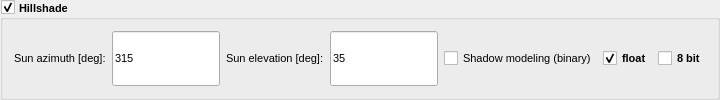
                  <widget class="QGroupBox" name="group_hillshade">
                   <property name="sizePolicy">
                    <sizepolicy hsizetype="Preferred" vsizetype="Preferred">
                     <horstretch>0</horstretch>
                     <verstretch>0</verstretch>
                    </sizepolicy>
                   </property>
                   <property name="font">
                    <font>
                     <pointsize>8</pointsize>
                     <weight>75</weight>
                     <bold>true</bold>
                    </font>
                   </property>
                   <property name="acceptDrops">
                    <bool>false</bool>
                   </property>
                   <property name="accessibleDescription">
                    <string>hillshading</string>
                   </property>
                   <property name="autoFillBackground">
                    <bool>false</bool>
                   </property>
                   <property name="title">
                    <string>Hillshade</string>
                   </property>
                   <property name="alignment">
                    <set>Qt::AlignLeading|Qt::AlignLeft|Qt::AlignVCenter</set>
                   </property>
                   <property name="flat">
                    <bool>false</bool>
                   </property>
                   <property name="checkable">
                    <bool>true</bool>
                   </property>
                   <property name="checked">
                    <bool>true</bool>
                   </property>
                   <layout class="QHBoxLayout" name="horizontalLayout_8" stretch="0,0,0">
                    <item>
                     <layout class="QHBoxLayout" name="horizontalLayout_48">
                      <item>
                       <widget class="QLabel" name="label_49">
                        <property name="sizePolicy">
                         <sizepolicy hsizetype="Preferred" vsizetype="Preferred">
                          <horstretch>0</horstretch>
                          <verstretch>0</verstretch>
                         </sizepolicy>
                        </property>
                        <property name="font">
                         <font>
                          <pointsize>8</pointsize>
                          <weight>50</weight>
                          <bold>false</bold>
                         </font>
                        </property>
                        <property name="text">
                         <string>Sun azimuth [deg]:</string>
                        </property>
                       </widget>
                      </item>
                      <item>
                       <widget class="QLineEdit" name="line_hs_sun_azi">
                        <property name="sizePolicy">
                         <sizepolicy hsizetype="Preferred" vsizetype="Preferred">
                          <horstretch>0</horstretch>
                          <verstretch>0</verstretch>
                         </sizepolicy>
                        </property>
                        <property name="font">
                         <font>
                          <pointsize>8</pointsize>
                          <weight>50</weight>
                          <bold>false</bold>
                         </font>
                        </property>
                        <property name="accessibleDescription">
                         <string>sun_azimuth</string>
                        </property>
                        <property name="inputMask">
                         <string>009</string>
                        </property>
                        <property name="text">
                         <string>315</string>
                        </property>
                        <property name="maxLength">
                         <number>3</number>
                        </property>
                        <property name="frame">
                         <bool>true</bool>
                        </property>
                        <property name="placeholderText">
                         <string/>
                        </property>
                        <property name="clearButtonEnabled">
                         <bool>false</bool>
                        </property>
                       </widget>
                      </item>
                      <item>
                       <widget class="QLabel" name="label_48">
                        <property name="sizePolicy">
                         <sizepolicy hsizetype="Preferred" vsizetype="Preferred">
                          <horstretch>0</horstretch>
                          <verstretch>0</verstretch>
                         </sizepolicy>
                        </property>
                        <property name="font">
                         <font>
                          <pointsize>8</pointsize>
                          <weight>50</weight>
                          <bold>false</bold>
                         </font>
                        </property>
                        <property name="text">
                         <string>Sun elevation [deg]:</string>
                        </property>
                       </widget>
                      </item>
                      <item>
                       <widget class="QLineEdit" name="line_hs_sun_el">
                        <property name="sizePolicy">
                         <sizepolicy hsizetype="Preferred" vsizetype="Preferred">
                          <horstretch>0</horstretch>
                          <verstretch>0</verstretch>
                         </sizepolicy>
                        </property>
                        <property name="font">
                         <font>
                          <pointsize>8</pointsize>
                          <weight>50</weight>
                          <bold>false</bold>
                         </font>
                        </property>
                        <property name="accessibleDescription">
                         <string>sun_elevation</string>
                        </property>
                        <property name="inputMask">
                         <string>009</string>
                        </property>
                        <property name="text">
                         <string>35</string>
                        </property>
                        <property name="maxLength">
                         <number>3</number>
                        </property>
                        <property name="frame">
                         <bool>true</bool>
                        </property>
                        <property name="placeholderText">
                         <string/>
                        </property>
                        <property name="clearButtonEnabled">
                         <bool>false</bool>
                        </property>
                       </widget>
                      </item>
                      <item>
                       <widget class="QCheckBox" name="check_hs_shadow">
                        <property name="sizePolicy">
                         <sizepolicy hsizetype="Preferred" vsizetype="Preferred">
                          <horstretch>0</horstretch>
                          <verstretch>0</verstretch>
                         </sizepolicy>
                        </property>
                        <property name="font">
                         <font>
                          <weight>50</weight>
                          <bold>false</bold>
                         </font>
                        </property>
                        <property name="text">
                         <string>Shadow modeling (binary)</string>
                        </property>
                       </widget>
                      </item>
                     </layout>
                    </item>
                    <item>
                     <spacer name="horizontalSpacer_5">
                      <property name="orientation">
                       <enum>Qt::Horizontal</enum>
                      </property>
                      <property name="sizeType">
                       <enum>QSizePolicy::Expanding</enum>
                      </property>
                      <property name="sizeHint" stdset="0">
                       <size>
                        <width>0</width>
                        <height>20</height>
                       </size>
                      </property>
                     </spacer>
                    </item>
                    <item>
                     <layout class="QHBoxLayout" name="horizontalLayout_3">
                      <item>
                       <widget class="QCheckBox" name="check_hs_float">
                        <property name="sizePolicy">
                         <sizepolicy hsizetype="Preferred" vsizetype="Preferred">
                          <horstretch>0</horstretch>
                          <verstretch>0</verstretch>
                         </sizepolicy>
                        </property>
                        <property name="font">
                         <font>
                          <pointsize>8</pointsize>
                         </font>
                        </property>
                        <property name="text">
                         <string>float</string>
                        </property>
                        <property name="checked">
                         <bool>true</bool>
                        </property>
                       </widget>
                      </item>
                      <item>
                       <widget class="QCheckBox" name="check_hs_8bit">
                        <property name="sizePolicy">
                         <sizepolicy hsizetype="Preferred" vsizetype="Preferred">
                          <horstretch>0</horstretch>
                          <verstretch>0</verstretch>
                         </sizepolicy>
                        </property>
                        <property name="font">
                         <font>
                          <pointsize>8</pointsize>
                         </font>
                        </property>
                        <property name="text">
                         <string>8 bit</string>
                        </property>
                       </widget>
                      </item>
                     </layout>
                    </item>
                   </layout>
                  </widget>
